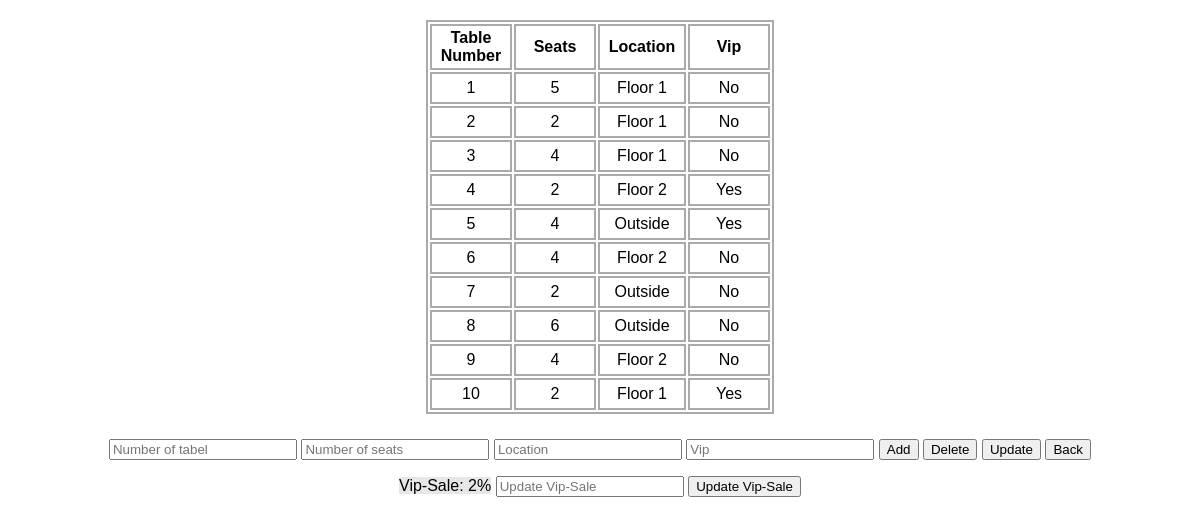
The app's page /seats_data with its own data.
### tables this page shows
CREATE TABLE "seats" (
	"num"	INTEGER,
	"seats"	INTEGER,
	"location"	TEXT,
	"vip"	TEXT
, "status"	TEXT);

CREATE TABLE "Vip" (
	"vip"	TEXT,
	"sale"	INTEGER
);

### ASD.py (the view)
@app.route('/seats_data', methods=['POST', 'GET'])
def seats_data():
    if request.method == 'POST':
        if request.form.get("Update-sale"):
            vip = 'Yes'
            update = "UPDATE Vip SET sale=? WHERE vip =?"
            sale = request.form["sale"]
            conn = sqlite3.connect('database.db')
            if sale == '' or int(sale) < 0:
                error_add_seats_()
            else:
                reset_message____()
                cursor = conn.cursor()
                cursor.execute(update, (sale, vip,))
                conn.commit()
            return redirect('/seats_data')
        elif request.form.get("Add"):
            num = request.form["num"]
            seats = request.form["seats"]
            location = request.form["location"]
            vip = request.form["vip"]
            status = 'Available'
            check = search(num)
            if num == '' or seats == '' or location == '' or vip == '' or int(num) < 0 or int(seats) < 0 or check == 0:
                error_add_seats_()
            else:
                reset_message____()
                conn = sqlite3.connect(currentdirectory + '\database.db')
                cursor = conn.cursor()
                x = "INSERT INTO seats VALUES ({n} ,{p}, '{l}','{v}','{s}')".format(n=num, p=seats, l=location, v=vip,
                                                                                    s=status)
                cursor.execute(x)
                conn.commit()
            return redirect('/seats_data')
        elif request.form.get("Delete"):
            num = request.form["num"]
            seats = request.form["seats"]
            location = request.form["location"]
            vip = request.form["vip"]
            delete = "DELETE FROM seats WHERE num=? and seats=? and location = ? and vip = ?"
            conn = sqlite3.connect('database.db')
            cursor = conn.cursor()
            get_message_delete____(num, seats, location, vip)
            cursor.execute(delete, (num, seats, location, vip,))
            conn.commit()
            return redirect('/seats_data')
        elif request.form.get("Update"):
            num = request.form["num"]
            update = "UPDATE seats SET num = ? , seats = ?, location = ?, vip = ? WHERE num = ?"
            newnum = request.form["num"]
            newseats = request.form["seats"]
            newlocation = request.form["location"]
            newvip = request.form["vip"]
            conn = sqlite3.connect('database.db')
            get_message_update____(num)
            cursor = conn.cursor()
            cursor.execute(update, (newnum, newseats, newlocation, newvip, num,))
            conn.commit()
            return redirect('/seats_data')
        elif request.form.get("Back"):
            reset_message____()
            return Admin()
    else:
        headings = ("Table Number", "Seats", "Location", "Vip")
        conn = sqlite3.connect('database.db')
        table = conn.execute("SELECT num,seats,location,vip FROM seats;")
        result = table.fetchall()
        sale = conn.execute("SELECT sale FROM Vip;")
        result_sale = sale.fetchall()
        return render_template('Admin-seats.html', headings=headings, data=result, data1=result_sale,
                               message=get_message____())

### ASD.py (called while the page is built)
def get_message____():
    return message_seats

### templates/Admin-seats.html (shortened to what this page needs)
<!DOCTYPE html>
<html lang="en">
<head>
    <link rel="stylesheet" href="/static/styles.css"/>
</head>
<body>
    <table class="table">
       <tr>
           {% for header in headings %}
           <th>{{ header }}</th>
           {% endfor %}
       </tr>
        {% for row in data %}
        <tr>
            {% for x in row %}
            <td>{{ x }}</td>
            {% endfor %}
        </tr>
        {% endfor %}
    </table>
    <div class="form">
        <form action=seats_data method="POST" class="form">
            <label for="num"></label><input type="number" name="num" id="num" placeholder="Number of tabel">
            <label for="seats"></label><input type="number" name="seats" id="seats" placeholder="Number of seats">
            <label>
                <input list="location1" name="location" placeholder="Location" autocomplete="off">
            </label>
            <label>
                <input list="vip1" name="vip" placeholder="Vip">
            </label>
            <button type="submit" name="Add" value="Add"> Add </button>
            <button type="submit" name="Delete" value="Delete"> Delete </button>
            <button type="submit" name="Update" value="Update"> Update </button>
            <button type="submit" name="Back" value="Back"> Back </button>
            <p>
                <span value="{{data1[0][0]}}" class="other">Vip-Sale: {{data1[0][0]}}%</span>
                <label for="sale"></label><input type="number" name="sale" id="sale" placeholder="Update Vip-Sale">
                <button type="submit" name="Update-sale" value="Update-sale"> Update Vip-Sale </button>
            </p>
        </form>
    </div>
</body>
</html>

### static/styles.css (style rules this page uses)
body, html { margin: 10px; font-family: sans-serif; }
table, td, th { border: 2px solid #aaa; }
.table { margin-left: auto; margin-right: auto; }
table { border-collapse: separate; width: 30%; }
th { height: 40px; width: 50px; }
td { text-align: center; padding: 5px; width: 20%; height: auto; }
.form { text-align: center; margin-top: 25px; }
input { width: 180px; }

### templates/Admin-seats.html (style rules this page uses)
input[type=number] { -moz-appearance: textfield; }
.other { background-color: #e7e7e7; color: black; }

### records on screen
seats: row "1" "5", location "Floor 1", vip "No"
seats: row "2" "2", location "Floor 1", vip "No"
seats: row "3" "4", location "Floor 1", vip "No"
seats: row "4" "2", location "Floor 2", vip "Yes"
seats: row "5" "4", location "Outside", vip "Yes"
seats: row "6" "4", location "Floor 2", vip "No"
seats: row "7" "2", location "Outside", vip "No"
seats: row "8" "6", location "Outside", vip "No"
seats: row "9" "4", location "Floor 2", vip "No"
seats: row "10" "2", location "Floor 1", vip "Yes"
Vip: sale "2"

### other values on screen
{{ header }} "Table Number" "Seats" "Location" "Vip"
